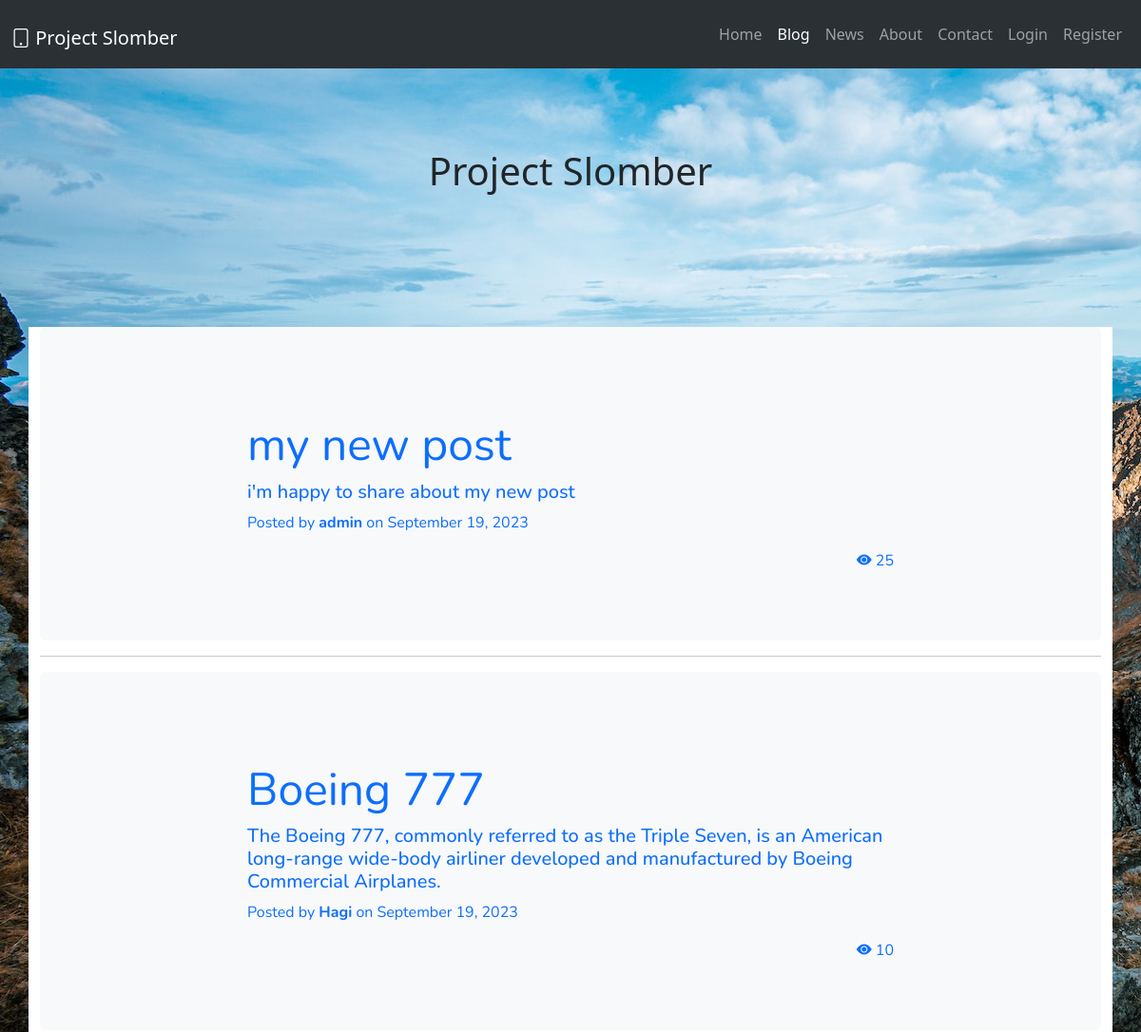
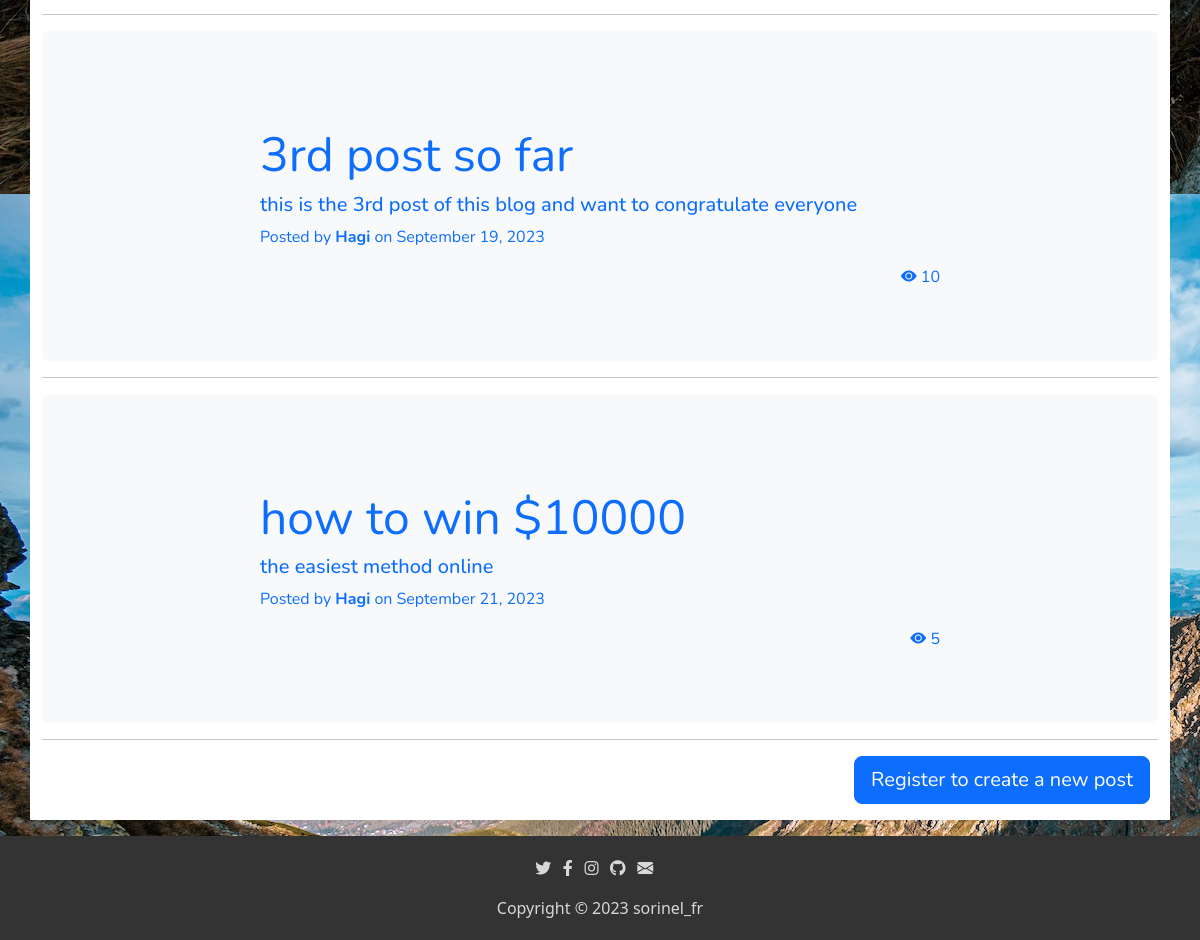
Page /blog on the committed database (2 pictures, top to bottom).
### server.py (models this page shows)
    class BlogPosts(UserMixin, db.Model):
        __tablename__ = "posts"
        id = db.Column(db.Integer, primary_key=True)
        user_id = db.Column(db.Integer, db.ForeignKey('user.id'))
        author = relationship("User", back_populates="posts")
        comment = relationship("Comments", back_populates="posts")
        title = db.Column(db.String(250), unique=True, nullable=False)
        subtitle = db.Column(db.String(250), nullable=False)
        date = db.Column(db.String(250), nullable=False)
        text = db.Column(db.Text, nullable=False)
        post_views = db.Column(db.Integer, nullable=False)

    class User(UserMixin, db.Model):
        __tablename__ = "user"
        id = db.Column(db.Integer, primary_key=True)
        email = db.Column(db.String(100), unique=True, nullable=False)
        password = db.Column(db.String(100), nullable=False)
        name = db.Column(db.String(100), unique=True, nullable=False)
        profile_views = db.Column(db.Integer, nullable=False)
        picture_url = db.Column(db.String(3000))
        has_functions = db.Column(db.Boolean, nullable=False)
        is_admin = db.Column(db.Boolean, nullable=False)
        is_developer = db.Column(db.Boolean, nullable=False)
        posts = relationship("BlogPosts", back_populates="author")
        comment = relationship("Comments", back_populates="author")

### server.py (the view)
    @app.route('/blog')
    def blog_page():
        all_posts = db.session.query(BlogPosts).all()
        return render_template('blog.html', posts=all_posts, is_logged=current_user.is_authenticated)

### templates/blog.html (shortened to what this page needs)
<!DOCTYPE html>
<html lang="en">
<head>
    <link rel="stylesheet" href="static/style.css">
    <link rel="stylesheet" href="https://cdnjs.cloudflare.com/ajax/libs/font-awesome/5.15.3/css/all.min.css">
    <link href="https://cdn.jsdelivr.net/npm/bootstrap@5.3.0-alpha3/dist/css/bootstrap.min.css" rel="stylesheet"
>
    <link rel="stylesheet" href="https://cdn.jsdelivr.net/npm/bootstrap-icons@1.10.4/font/bootstrap-icons.css">
</head>
<body style="margin-bottom: 10%;">
    <nav class="navbar navbar-expand-lg bg-body-tertiary" data-bs-theme="dark">
        <div class="container-fluid">
            <h1><a class="navbar-brand" href="/"><i class="bi bi-tablet"></i> Project Slomber</a></h1>
            <div class="collapse navbar-collapse" id="navbarSupportedContent">
                <ul class="navbar-nav ms-auto mb-2 mb-lg-0">
                    <li class="nav-item">
                        <a class="nav-link" aria-current="page" href="/">Home</a>
                    </li>
                    <li class="nav-item">
                        <a class="nav-link active" href="/blog">Blog</a>
                    </li>
                    <li class="nav-item">
                        <a class="nav-link" href="/news">News</a>
                    </li>
                    <li class="nav-item">
                        <a class="nav-link" href="/about">About</a>
                    </li>
                    <li class="nav-item">
                        <a class="nav-link" href="/contact">Contact</a>
                    </li>
                    {% if current_user.is_authenticated == False: %}
                    <li class="nav-item">
                        <a class="nav-link" href="/login">Login</a>
                    </li>
                    <li class="nav-item">
                        <a class="nav-link" href="/register">Register</a>
                    </li>
                    {% endif %}
                </ul>
            </div>
        </div>
    </nav>
    <div class="front-logo">
        <h1 class="page-title">Project Slomber</h1>
    </div>
    <div class="container my-5">
        {%for post in posts%}
        <a href="blog/post/{{post.id}}" style="text-decoration: none;">
            <div class="bg-body-tertiary p-5 rounded">
                <div class="col-sm-8 py-5 mx-auto">
                    <h1 class="display-5 fw-normal">
                        {{post.title}}
                    </h1>
                    <h2 class="fs-5">
                        {{post.subtitle}}
                    </h2>
                    <p>
                        Posted by <b>{{post.author.name}}</b> on {{post.date}}
                    </p>
                    <div style="float: right;">
                        <i class="bi bi-eye-fill"></i> {{post.post_views}}
                    </div>
                </div>
            </div>
        </a>
        <hr>
        {%endfor%}
        {%if not current_user.is_authenticated:%}
        <div class="d-grid gap-2 d-md-flex justify-content-md-end">
            <a href="/register"><button class="btn btn-primary btn-lg me-md-2" type="button" style="margin-bottom: 5%;">Register to create a new post</button></a>
        </div>
        {% else %}
        <div class="d-grid gap-2 d-md-flex justify-content-md-end">
            <a href="/new-post"><button class="btn btn-primary btn-lg me-md-2" type="button" style="margin-bottom: 5%;">Create new post</button></a>
        </div>
        {% endif %}
    </div>
</body>
<footer>
    <ul class="icons">
        <li><a href="https://twitter.com/Sorin63701900" target="_blank"><i class="fab fa-twitter"></i></a></li>
        <li><a href="https://www.facebook.com/sorin.fratean" target="_blank"><i class="fab fa-facebook-f"></i></a></li>
        <li><a href="https://www.instagram.com/sorinel_fr/" target="_blank"><i class="fab fa-instagram"></i></a></li>
        <li><a href="https://github.com/Sorinel27" target="_blank"><i class="fab fa-github"></i></a></li>
        <li><a href="mailto:sorin78910@gmail.com" target="_blank"><i class="bi bi-envelope-fill"></i></a></li>
    </ul>
    <a href="https://sorinelfr.ro/" target="_blank">Copyright &copy; 2023 sorinel_fr</a>
</footer>
</html>

### static/style.css (style rules this page uses)
body { margin-bottom: 10%; background-image: url("img/bg.jpg"); background-size: auto; }
body .front-logo { text-align: center; padding-top: 7%; padding-bottom: 7%; }
body .container { background-color: white; margin-top: 7%; font-family: "Nunito", "Arial", sans-serif; }
footer { background-color: #333; color: #fff; text-align: center; position: fixed; bottom: 0; width: 100%; padding: 20px; }
footer .icons { display: flex; flex-direction: row; list-style-type: none; justify-content: center; padding-left: 0; }
footer .icons li { padding-right: 1%; }
footer a { text-decoration: none; color: rgb(216, 216, 216); }

### rows in the picture
BlogPosts: title "my new post", subtitle "i'm happy to share about my new post", author.name "admin", date "September 19, 2023", post_views "25"
BlogPosts: title "Boeing 777", subtitle "The Boeing 777, commonly referred to as the Triple Seven, is an American long-range wide-body airliner developed and manufactured by Boeing Commercial Airplanes.", author.name "Hagi", date "September 19, 2023", post_views "10"
BlogPosts: title "3rd post so far", subtitle "this is the 3rd post of this blog and want to congratulate everyone", author.name "Hagi", date "September 19, 2023", post_views "10"
BlogPosts: title "how to win $10000", subtitle "the easiest method online", author.name "Hagi", date "September 21, 2023", post_views "5"
